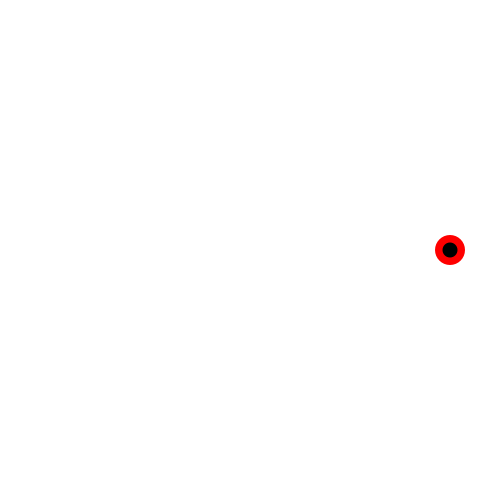
Frame 1 (no input)
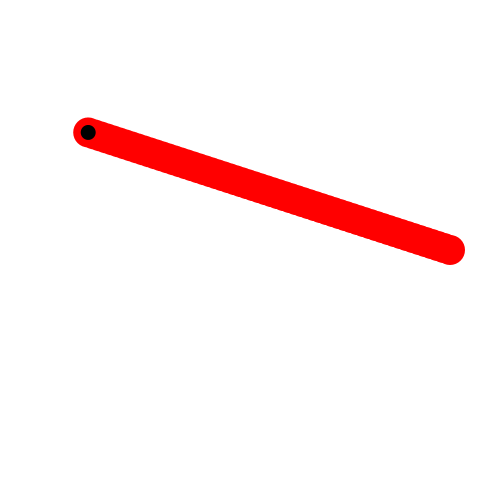
Frame 60 (the mouse pressed at the canvas centre just before this capture)
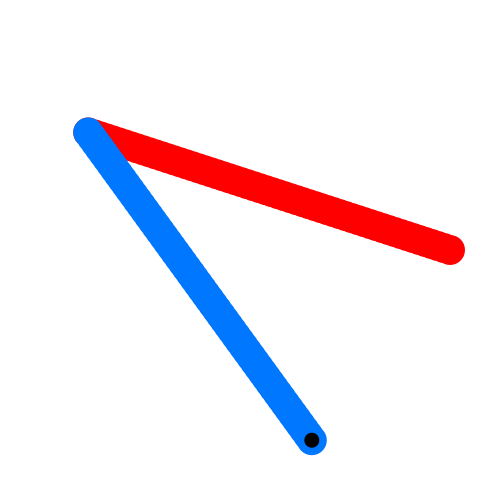
Frame 120 (the mouse held since frame 60 and released just before this capture)

The Processing sketch that drew these frames (run headless with seeded random() and noise(); from frame 60 on, the mouse is pressed at the canvas centre):

// Processing sketch: ex3_4
// ── ex3_4.pde
int n = 5 ;
float unitAngle = TWO_PI / n ;
float[] vertexX = new float[n] ;
float[] vertexY = new float[n] ;
int index = 0 ;
float diameter = 30 ;
int count = 0 ;
int maxCount = 300 / n ;

void setup() {
  size(500, 500) ;
  background(255) ;
  noStroke() ;
  for (int i = 0 ; i < n ; i++) {
    vertexX[i] = width / 2 + 200 * cos(i * unitAngle) ;
    vertexY[i] = height / 2 + 200 * sin(i * unitAngle) ;
  }
  colorMode(HSB) ;
}

void draw() {
  float x = map(count, 0, maxCount - 1, vertexX[index], vertexX[(index + 3) % n]) ;
  float y = map(count, 0, maxCount - 1, vertexY[index], vertexY[(index + 3) % n]) ;
  fill(map(index, 0, n - 1, 0, 200), 255, 255) ;
  ellipse(x, y, diameter, diameter) ;
  fill(0) ;
  ellipse(x, y, diameter / 2, diameter / 2) ;
  count = (count + 1) % maxCount ;
  if (count == 0) index = (index + 3) % n ;
  if (frameCount == 300) noLoop() ;
}
